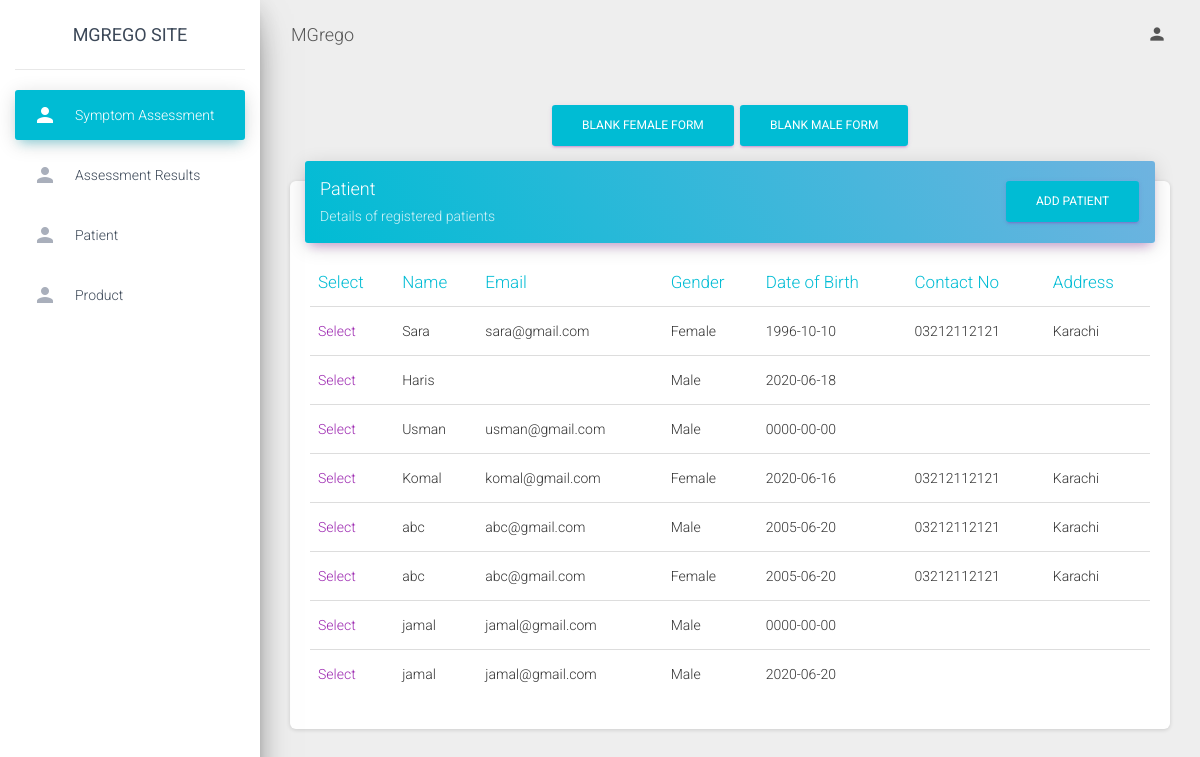
The app's page /Symptom.php (signed in) with its own data.
### tables this page shows
CREATE TABLE `patient` (
  `P_Id` int(11) NOT NULL,
  `P_Name` varchar(255) NOT NULL,
  `P_BirthDate` date DEFAULT NULL,
  `P_Gender` varchar(25) DEFAULT NULL,
  `P_Email` varchar(255) DEFAULT NULL,
  `P_Password` varchar(20) NOT NULL,
  `P_Contact` varchar(20) DEFAULT NULL,
  `P_Address` varchar(255) DEFAULT NULL
);

### Symptom.php (the view, shortened to what this page needs)
<?php
if(!isset($_SESSION['admin']))
{
    header('location:Admin.php');
}else{
include 'header.php';
include 'connection.php';
$query="select * from patient";
$result=mysqli_query($conn,$query);
?>
<div class="content">
    <div class="container-fluid">
        <div style="text-align:center">
            <a  class="btn btn-primary" href="<?php echo 'FemaleSymptom.php'?>">Blank Female Form</a>
            <a  class="btn btn-primary" href="<?php echo 'MaleSymptom.php'?>">Blank Male Form</a>
        </div>
        <div class="row">
            <div class="col-md-12">
              <div class="card">
                <div class="card-header card-header-primary">
                  <div class="row">
                    <div class="col-lg-10">
                    <h4 class="card-title ">Patient</h4>
                    <p class="card-category"> Details of registered patients</p>
                    </div>
                    <div class="col-lg-2">
                      <a href="AddPatient.php"><button class="btn btn-primary pull-right">Add Patient</button></a>
                    </div>
                  </div>
                </div>
                <div class="card-body">
                  <div class="table-responsive">
                    <table class="table">
                      <thead class=" text-primary">
                        <th>
                          Select
                        </th>
                        <th>
                          Name
                        </th>
                        <th>
                          Email
                        </th>
                        <th>
                          Gender
                        </th>
                        <th>
                          Date of Birth
                        </th>
                        <th>
                          Contact No
                        </th>
                        <th>
                          Address
                        </th>
                      </thead>
                      <tbody>
                        <?php
                        while($row=mysqli_fetch_array($result))
                        {
                          ?>
                          <tr>
                          <td><a href="<?php echo 'CheckRequiredInfo.php?id='.$row['P_Id'];?>">Select</a></td>
                          <td><?php echo $row['P_Name'];?></td>
                          <td><?php echo $row['P_Email'];?></td>
                          <td><?php echo $row['P_Gender'];?></td>
                          <td><?php echo $row['P_BirthDate'];?></td>
                          <td><?php echo $row['P_Contact'];?></td>
                          <td><?php echo $row['P_Address'];?></td>
                          </tr>
                          <?php
                        }
                        ?>
                      </tbody>
                    </table>
                  </div>
                </div>
    </div>
</div>
<?php
include 'footer.php';
}
?>

### records on screen
patient: P_Name "Sara", P_Email "sara@gmail.com", P_Gender "Female", P_BirthDate "1996-10-10", P_Contact "03212112121", P_Address "Karachi"
patient: P_Name "Haris", P_Gender "Male", P_BirthDate "2020-06-18"
patient: P_Name "Usman", P_Email "usman@gmail.com", P_Gender "Male", P_BirthDate "0000-00-00"
patient: P_Name "Komal", P_Email "komal@gmail.com", P_Gender "Female", P_BirthDate "2020-06-16", P_Contact "03212112121", P_Address "Karachi"
patient: P_Name "abc", P_Email "abc@gmail.com", P_Gender "Male", P_BirthDate "2005-06-20", P_Contact "03212112121", P_Address "Karachi"
patient: P_Name "abc", P_Email "abc@gmail.com", P_Gender "Female", P_BirthDate "2005-06-20", P_Contact "03212112121", P_Address "Karachi"
patient: P_Name "jamal", P_Email "jamal@gmail.com", P_Gender "Male", P_BirthDate "0000-00-00"
patient: P_Name "jamal", P_Email "jamal@gmail.com", P_Gender "Male", P_BirthDate "2020-06-20"
